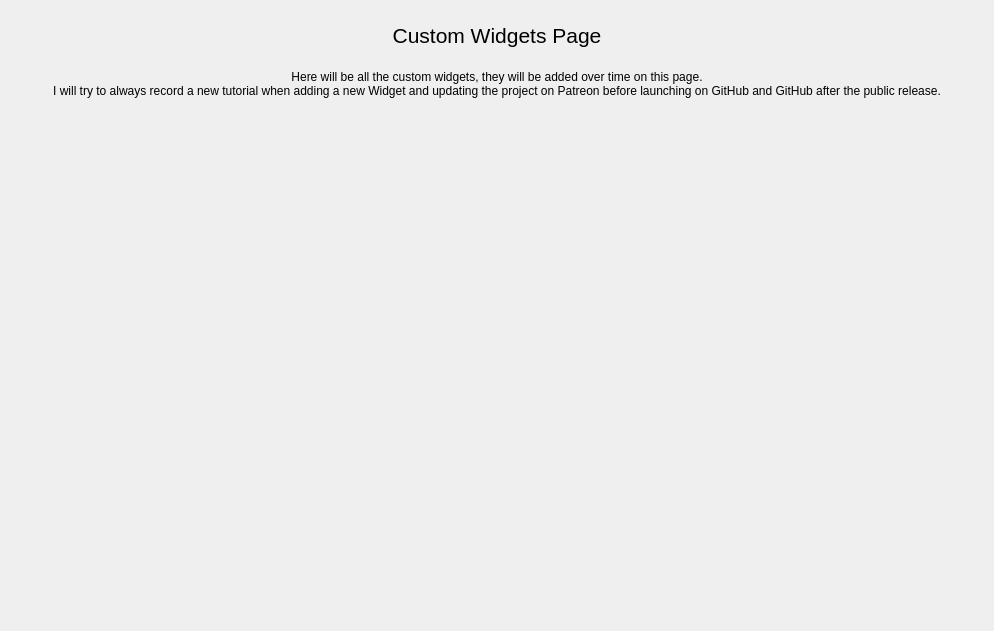
<?xml version="1.0" encoding="UTF-8"?>
<ui version="4.0">
 <class>MainPages</class>
 <widget class="QWidget" name="MainPages">
  <property name="geometry">
   <rect>
    <x>0</x>
    <y>0</y>
    <width>994</width>
    <height>631</height>
   </rect>
  </property>
  <property name="windowTitle">
   <string>Form</string>
  </property>
  <layout class="QVBoxLayout" name="main_pages_layout">
   <property name="spacing">
    <number>0</number>
   </property>
   <property name="leftMargin">
    <number>5</number>
   </property>
   <property name="topMargin">
    <number>5</number>
   </property>
   <property name="rightMargin">
    <number>5</number>
   </property>
   <property name="bottomMargin">
    <number>5</number>
   </property>
   <item>
    <widget class="QStackedWidget" name="pages">
     <property name="currentIndex">
      <number>3</number>
     </property>
     <widget class="QWidget" name="page_1">
      <property name="font">
       <font>
        <pointsize>14</pointsize>
       </font>
      </property>
      <property name="styleSheet">
       <string notr="true">font-size: 14pt</string>
      </property>
      <layout class="QVBoxLayout" name="page_1_layout">
       <property name="spacing">
        <number>5</number>
       </property>
       <property name="leftMargin">
        <number>5</number>
       </property>
       <property name="topMargin">
        <number>5</number>
       </property>
       <property name="rightMargin">
        <number>5</number>
       </property>
       <property name="bottomMargin">
        <number>5</number>
       </property>
       <item alignment="Qt::AlignHCenter">
        <widget class="QFrame" name="p1_frame">
         <property name="maximumSize">
          <size>
           <width>16777215</width>
           <height>500</height>
          </size>
         </property>
         <property name="layoutDirection">
          <enum>Qt::LeftToRight</enum>
         </property>
         <property name="frameShape">
          <enum>QFrame::NoFrame</enum>
         </property>
         <property name="frameShadow">
          <enum>QFrame::Raised</enum>
         </property>
         <layout class="QVBoxLayout" name="p1_layout">
          <property name="spacing">
           <number>0</number>
          </property>
          <property name="leftMargin">
           <number>0</number>
          </property>
          <property name="topMargin">
           <number>0</number>
          </property>
          <property name="rightMargin">
           <number>0</number>
          </property>
          <property name="bottomMargin">
           <number>0</number>
          </property>
          <item>
           <widget class="QFrame" name="p1_svg_logo_frame">
            <property name="minimumSize">
             <size>
              <width>400</width>
              <height>0</height>
             </size>
            </property>
            <property name="maximumSize">
             <size>
              <width>16777215</width>
              <height>16777215</height>
             </size>
            </property>
            <property name="frameShape">
             <enum>QFrame::NoFrame</enum>
            </property>
            <property name="frameShadow">
             <enum>QFrame::Raised</enum>
            </property>
            <layout class="QVBoxLayout" name="p1_svg_logo_layout">
             <property name="spacing">
              <number>0</number>
             </property>
             <property name="leftMargin">
              <number>0</number>
             </property>
             <property name="topMargin">
              <number>0</number>
             </property>
             <property name="rightMargin">
              <number>0</number>
             </property>
             <property name="bottomMargin">
              <number>0</number>
             </property>
            </layout>
           </widget>
          </item>
          <item>
           <widget class="QFrame" name="p1_label_welcome_frame">
            <property name="minimumSize">
             <size>
              <width>0</width>
              <height>0</height>
             </size>
            </property>
            <property name="maximumSize">
             <size>
              <width>16777215</width>
              <height>16777215</height>
             </size>
            </property>
            <property name="frameShape">
             <enum>QFrame::NoFrame</enum>
            </property>
            <property name="frameShadow">
             <enum>QFrame::Raised</enum>
            </property>
            <layout class="QVBoxLayout" name="p1_label_welcome_layout">
             <property name="spacing">
              <number>0</number>
             </property>
             <property name="leftMargin">
              <number>0</number>
             </property>
             <property name="topMargin">
              <number>0</number>
             </property>
             <property name="rightMargin">
              <number>0</number>
             </property>
             <property name="bottomMargin">
              <number>0</number>
             </property>
            </layout>
           </widget>
          </item>
          <item>
           <widget class="QFrame" name="p1_btn_start_conn_frame">
            <property name="maximumSize">
             <size>
              <width>16777215</width>
              <height>16777215</height>
             </size>
            </property>
            <property name="frameShape">
             <enum>QFrame::NoFrame</enum>
            </property>
            <property name="frameShadow">
             <enum>QFrame::Raised</enum>
            </property>
            <layout class="QHBoxLayout" name="p1_btn_start_conn_layout">
             <property name="spacing">
              <number>0</number>
             </property>
             <property name="leftMargin">
              <number>0</number>
             </property>
             <property name="topMargin">
              <number>0</number>
             </property>
             <property name="rightMargin">
              <number>0</number>
             </property>
             <property name="bottomMargin">
              <number>0</number>
             </property>
            </layout>
           </widget>
          </item>
         </layout>
        </widget>
       </item>
      </layout>
     </widget>
     <widget class="QWidget" name="page_2">
      <property name="font">
       <font>
        <pointsize>14</pointsize>
       </font>
      </property>
      <property name="styleSheet">
       <string notr="true">font-size: 14pt</string>
      </property>
      <layout class="QVBoxLayout" name="page_2_layout">
       <property name="spacing">
        <number>0</number>
       </property>
       <property name="leftMargin">
        <number>0</number>
       </property>
       <property name="topMargin">
        <number>0</number>
       </property>
       <property name="rightMargin">
        <number>0</number>
       </property>
       <property name="bottomMargin">
        <number>0</number>
       </property>
       <item alignment="Qt::AlignHCenter">
        <widget class="QFrame" name="p2_frame">
         <property name="minimumSize">
          <size>
           <width>0</width>
           <height>0</height>
          </size>
         </property>
         <property name="maximumSize">
          <size>
           <width>16777215</width>
           <height>500</height>
          </size>
         </property>
         <property name="layoutDirection">
          <enum>Qt::LeftToRight</enum>
         </property>
         <property name="frameShape">
          <enum>QFrame::NoFrame</enum>
         </property>
         <property name="frameShadow">
          <enum>QFrame::Raised</enum>
         </property>
         <layout class="QVBoxLayout" name="p2_layout">
          <property name="spacing">
           <number>0</number>
          </property>
          <property name="leftMargin">
           <number>0</number>
          </property>
          <property name="topMargin">
           <number>0</number>
          </property>
          <property name="rightMargin">
           <number>0</number>
          </property>
          <property name="bottomMargin">
           <number>0</number>
          </property>
          <item>
           <widget class="QFrame" name="p2_svg_astro_frame">
            <property name="minimumSize">
             <size>
              <width>400</width>
              <height>152</height>
             </size>
            </property>
            <property name="maximumSize">
             <size>
              <width>400</width>
              <height>152</height>
             </size>
            </property>
            <property name="frameShape">
             <enum>QFrame::NoFrame</enum>
            </property>
            <property name="frameShadow">
             <enum>QFrame::Raised</enum>
            </property>
            <layout class="QVBoxLayout" name="p2_svg_astro_layout">
             <property name="spacing">
              <number>0</number>
             </property>
             <property name="leftMargin">
              <number>0</number>
             </property>
             <property name="topMargin">
              <number>0</number>
             </property>
             <property name="rightMargin">
              <number>0</number>
             </property>
             <property name="bottomMargin">
              <number>0</number>
             </property>
            </layout>
           </widget>
          </item>
          <item>
           <widget class="QFrame" name="p2_label_conn_status_frame">
            <property name="maximumSize">
             <size>
              <width>16777215</width>
              <height>100</height>
             </size>
            </property>
            <property name="frameShape">
             <enum>QFrame::NoFrame</enum>
            </property>
            <property name="frameShadow">
             <enum>QFrame::Raised</enum>
            </property>
            <layout class="QVBoxLayout" name="p2_label_conn_status_layout">
             <property name="spacing">
              <number>0</number>
             </property>
             <property name="leftMargin">
              <number>0</number>
             </property>
             <property name="topMargin">
              <number>0</number>
             </property>
             <property name="rightMargin">
              <number>0</number>
             </property>
             <property name="bottomMargin">
              <number>0</number>
             </property>
            </layout>
           </widget>
          </item>
          <item>
           <widget class="QFrame" name="p2_toggle_conn_frame">
            <property name="minimumSize">
             <size>
              <width>0</width>
              <height>0</height>
             </size>
            </property>
            <property name="maximumSize">
             <size>
              <width>16777215</width>
              <height>100</height>
             </size>
            </property>
            <property name="frameShape">
             <enum>QFrame::NoFrame</enum>
            </property>
            <property name="frameShadow">
             <enum>QFrame::Raised</enum>
            </property>
            <layout class="QVBoxLayout" name="p2_toggle_conn_layout">
             <property name="spacing">
              <number>0</number>
             </property>
             <property name="leftMargin">
              <number>0</number>
             </property>
             <property name="topMargin">
              <number>0</number>
             </property>
             <property name="rightMargin">
              <number>0</number>
             </property>
             <property name="bottomMargin">
              <number>0</number>
             </property>
            </layout>
           </widget>
          </item>
         </layout>
        </widget>
       </item>
      </layout>
     </widget>
     <widget class="QWidget" name="page_3">
      <property name="styleSheet">
       <string notr="true"/>
      </property>
      <layout class="QVBoxLayout" name="page_3_layout">
       <property name="spacing">
        <number>0</number>
       </property>
       <property name="leftMargin">
        <number>0</number>
       </property>
       <property name="topMargin">
        <number>0</number>
       </property>
       <property name="rightMargin">
        <number>0</number>
       </property>
       <property name="bottomMargin">
        <number>0</number>
       </property>
       <item>
        <widget class="QScrollArea" name="p3_scroll_area">
         <property name="styleSheet">
          <string notr="true">background: transparent;</string>
         </property>
         <property name="frameShape">
          <enum>QFrame::NoFrame</enum>
         </property>
         <property name="verticalScrollBarPolicy">
          <enum>Qt::ScrollBarAlwaysOff</enum>
         </property>
         <property name="horizontalScrollBarPolicy">
          <enum>Qt::ScrollBarAlwaysOff</enum>
         </property>
         <property name="widgetResizable">
          <bool>true</bool>
         </property>
         <widget class="QWidget" name="p3_contents">
          <property name="geometry">
           <rect>
            <x>0</x>
            <y>0</y>
            <width>984</width>
            <height>621</height>
           </rect>
          </property>
          <property name="styleSheet">
           <string notr="true">background: transparent;</string>
          </property>
          <layout class="QVBoxLayout" name="p3_contents_layout">
           <property name="spacing">
            <number>15</number>
           </property>
           <property name="leftMargin">
            <number>0</number>
           </property>
           <property name="rightMargin">
            <number>0</number>
           </property>
           <property name="bottomMargin">
            <number>0</number>
           </property>
           <item>
            <widget class="QFrame" name="p3_label_capture_frame">
             <property name="frameShape">
              <enum>QFrame::NoFrame</enum>
             </property>
             <property name="frameShadow">
              <enum>QFrame::Raised</enum>
             </property>
             <layout class="QVBoxLayout" name="p3_label_capture_layout">
              <property name="spacing">
               <number>0</number>
              </property>
              <property name="leftMargin">
               <number>0</number>
              </property>
              <property name="topMargin">
               <number>0</number>
              </property>
              <property name="rightMargin">
               <number>0</number>
              </property>
              <property name="bottomMargin">
               <number>0</number>
              </property>
             </layout>
            </widget>
           </item>
           <item>
            <widget class="QFrame" name="p3_label_time_frame">
             <property name="frameShape">
              <enum>QFrame::NoFrame</enum>
             </property>
             <property name="frameShadow">
              <enum>QFrame::Raised</enum>
             </property>
             <layout class="QVBoxLayout" name="p3_label_time_layout">
              <property name="spacing">
               <number>0</number>
              </property>
              <property name="leftMargin">
               <number>0</number>
              </property>
              <property name="topMargin">
               <number>0</number>
              </property>
              <property name="rightMargin">
               <number>0</number>
              </property>
              <property name="bottomMargin">
               <number>0</number>
              </property>
             </layout>
            </widget>
           </item>
           <item>
            <widget class="QFrame" name="p3_slider_time_frame">
             <property name="frameShape">
              <enum>QFrame::NoFrame</enum>
             </property>
             <property name="frameShadow">
              <enum>QFrame::Raised</enum>
             </property>
             <layout class="QVBoxLayout" name="p3_slider_time_layout">
              <property name="spacing">
               <number>0</number>
              </property>
              <property name="leftMargin">
               <number>0</number>
              </property>
              <property name="topMargin">
               <number>0</number>
              </property>
              <property name="rightMargin">
               <number>0</number>
              </property>
              <property name="bottomMargin">
               <number>0</number>
              </property>
             </layout>
            </widget>
           </item>
           <item>
            <widget class="QFrame" name="p3_btn_capture_frame">
             <property name="frameShape">
              <enum>QFrame::NoFrame</enum>
             </property>
             <property name="frameShadow">
              <enum>QFrame::Raised</enum>
             </property>
             <layout class="QVBoxLayout" name="p3_btn_capture_layout">
              <property name="spacing">
               <number>0</number>
              </property>
              <property name="leftMargin">
               <number>9</number>
              </property>
              <property name="topMargin">
               <number>0</number>
              </property>
              <property name="rightMargin">
               <number>0</number>
              </property>
              <property name="bottomMargin">
               <number>0</number>
              </property>
             </layout>
            </widget>
           </item>
           <item>
            <widget class="QFrame" name="p3_table_keyframes_frame">
             <property name="frameShape">
              <enum>QFrame::NoFrame</enum>
             </property>
             <property name="frameShadow">
              <enum>QFrame::Raised</enum>
             </property>
             <layout class="QHBoxLayout" name="p3_table_keyframes_layout">
              <property name="spacing">
               <number>0</number>
              </property>
              <property name="leftMargin">
               <number>0</number>
              </property>
              <property name="topMargin">
               <number>0</number>
              </property>
              <property name="rightMargin">
               <number>0</number>
              </property>
              <property name="bottomMargin">
               <number>0</number>
              </property>
             </layout>
            </widget>
           </item>
           <item>
            <widget class="QFrame" name="p3_btn_upload_frame">
             <property name="frameShape">
              <enum>QFrame::NoFrame</enum>
             </property>
             <property name="frameShadow">
              <enum>QFrame::Raised</enum>
             </property>
             <layout class="QVBoxLayout" name="p3_btn_upload_layout">
              <property name="spacing">
               <number>0</number>
              </property>
              <property name="leftMargin">
               <number>0</number>
              </property>
              <property name="topMargin">
               <number>0</number>
              </property>
              <property name="rightMargin">
               <number>0</number>
              </property>
              <property name="bottomMargin">
               <number>0</number>
              </property>
             </layout>
            </widget>
           </item>
          </layout>
         </widget>
        </widget>
       </item>
      </layout>
     </widget>
     <widget class="QWidget" name="page_4">
      <layout class="QVBoxLayout" name="page_4_layout">
       <property name="spacing">
        <number>5</number>
       </property>
       <property name="leftMargin">
        <number>5</number>
       </property>
       <property name="topMargin">
        <number>5</number>
       </property>
       <property name="rightMargin">
        <number>5</number>
       </property>
       <property name="bottomMargin">
        <number>5</number>
       </property>
       <item>
        <widget class="QScrollArea" name="scroll_area">
         <property name="styleSheet">
          <string notr="true">background: transparent;</string>
         </property>
         <property name="frameShape">
          <enum>QFrame::NoFrame</enum>
         </property>
         <property name="verticalScrollBarPolicy">
          <enum>Qt::ScrollBarAlwaysOff</enum>
         </property>
         <property name="horizontalScrollBarPolicy">
          <enum>Qt::ScrollBarAlwaysOff</enum>
         </property>
         <property name="widgetResizable">
          <bool>true</bool>
         </property>
         <widget class="QWidget" name="contents">
          <property name="geometry">
           <rect>
            <x>0</x>
            <y>0</y>
            <width>974</width>
            <height>611</height>
           </rect>
          </property>
          <property name="styleSheet">
           <string notr="true">background: transparent;</string>
          </property>
          <layout class="QVBoxLayout" name="verticalLayout">
           <property name="spacing">
            <number>15</number>
           </property>
           <property name="leftMargin">
            <number>5</number>
           </property>
           <property name="topMargin">
            <number>5</number>
           </property>
           <property name="rightMargin">
            <number>5</number>
           </property>
           <property name="bottomMargin">
            <number>5</number>
           </property>
           <item>
            <widget class="QLabel" name="title_label">
             <property name="maximumSize">
              <size>
               <width>16777215</width>
               <height>40</height>
              </size>
             </property>
             <property name="font">
              <font>
               <pointsize>16</pointsize>
              </font>
             </property>
             <property name="styleSheet">
              <string notr="true">font-size: 16pt</string>
             </property>
             <property name="text">
              <string>Custom Widgets Page</string>
             </property>
             <property name="alignment">
              <set>Qt::AlignCenter</set>
             </property>
            </widget>
           </item>
           <item>
            <widget class="QLabel" name="description_label">
             <property name="text">
              <string>Here will be all the custom widgets, they will be added over time on this page.
I will try to always record a new tutorial when adding a new Widget and updating the project on Patreon before launching on GitHub and GitHub after the public release.</string>
             </property>
             <property name="alignment">
              <set>Qt::AlignHCenter|Qt::AlignTop</set>
             </property>
             <property name="wordWrap">
              <bool>true</bool>
             </property>
            </widget>
           </item>
           <item>
            <layout class="QHBoxLayout" name="row_1_layout"/>
           </item>
           <item>
            <layout class="QHBoxLayout" name="row_2_layout"/>
           </item>
           <item>
            <layout class="QHBoxLayout" name="row_3_layout"/>
           </item>
           <item>
            <layout class="QVBoxLayout" name="row_4_layout"/>
           </item>
           <item>
            <layout class="QVBoxLayout" name="row_5_layout"/>
           </item>
          </layout>
         </widget>
        </widget>
       </item>
      </layout>
     </widget>
     <widget class="QWidget" name="page_5">
      <property name="styleSheet">
       <string notr="true">QFrame {
	font-size: 16pt;
}</string>
      </property>
      <layout class="QVBoxLayout" name="page_5_layout">
       <item>
        <widget class="QLabel" name="empty_page_label">
         <property name="font">
          <font>
           <pointsize>16</pointsize>
          </font>
         </property>
         <property name="text">
          <string>Empty Page</string>
         </property>
         <property name="alignment">
          <set>Qt::AlignCenter</set>
         </property>
        </widget>
       </item>
      </layout>
     </widget>
     <widget class="QWidget" name="page_6">
      <property name="styleSheet">
       <string notr="true">QFrame {
	font-size: 16pt;
}</string>
      </property>
      <layout class="QVBoxLayout" name="page_6_layout">
       <item>
        <widget class="QLabel" name="empty_page_label">
         <property name="font">
          <font>
           <pointsize>16</pointsize>
          </font>
         </property>
         <property name="text">
          <string>Empty Page</string>
         </property>
         <property name="alignment">
          <set>Qt::AlignCenter</set>
         </property>
        </widget>
       </item>
      </layout>
     </widget>
    </widget>
   </item>
  </layout>
 </widget>
 <resources/>
 <connections/>
</ui>
